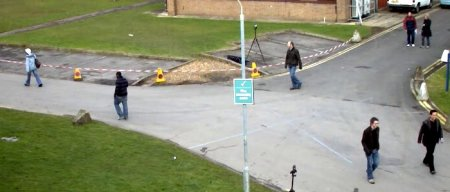
#> input picture try/image2.jpg, 450 x 192 px
$ python imgChannel2.py
#> lines starting #> are read from the running program, lines starting #| are printed output that depends on the picture
import cv2
import numpy as np


def make_lut_u():
    return np.array([[[i, 255 - i, 0] for i in range(256)]], dtype=np.uint8)


def make_lut_v():
    return np.array([[[0, 255 - i, i] for i in range(256)]], dtype=np.uint8)


img = cv2.imread('image2.jpg')
#> img is the input picture: shape (192, 450, 3); mean B, G, R 123.6, 146.7, 143.5

img_yuv = cv2.cvtColor(img, cv2.COLOR_BGR2YUV)
#> img_yuv: shape (192, 450, 3); mean of channels 0, 1, 2 143.1, 118.4, 128.4
y, u, v = cv2.split(img_yuv)
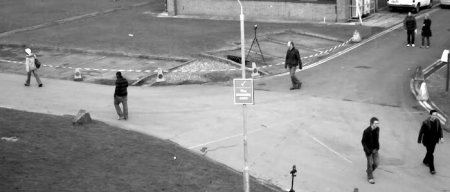
#> y: shape (192, 450); min 0, max 255, mean 143.1
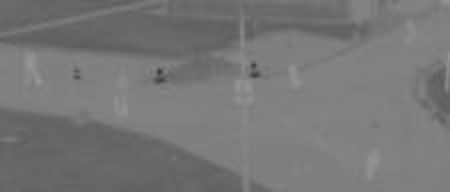
#> u: shape (192, 450); min 57, max 154, mean 118.4
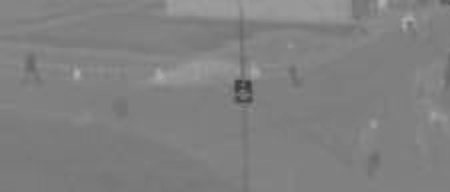
#> v: shape (192, 450); min 55, max 176, mean 128.4

lut_u, lut_v = make_lut_u(), make_lut_v()

# Convert back to BGR so we can apply the LUT and stack the images
y = cv2.cvtColor(y, cv2.COLOR_GRAY2BGR)
#> y: shape (192, 450, 3)
u = cv2.cvtColor(u, cv2.COLOR_GRAY2BGR)
#> u: shape (192, 450, 3)
v = cv2.cvtColor(v, cv2.COLOR_GRAY2BGR)
#> v: shape (192, 450, 3)

u_mapped = cv2.LUT(u, lut_u)
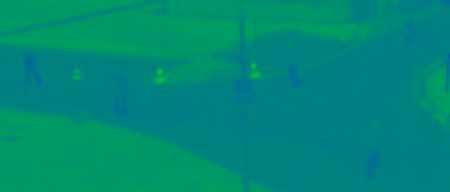
#> u_mapped: shape (192, 450, 3); mean B, G, R 118.4, 136.6, 0
v_mapped = cv2.LUT(v, lut_v)
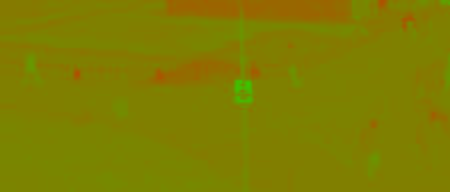
#> v_mapped: shape (192, 450, 3); mean B, G, R 0, 126.6, 128.4

result = np.vstack([img, y, u_mapped, v_mapped])
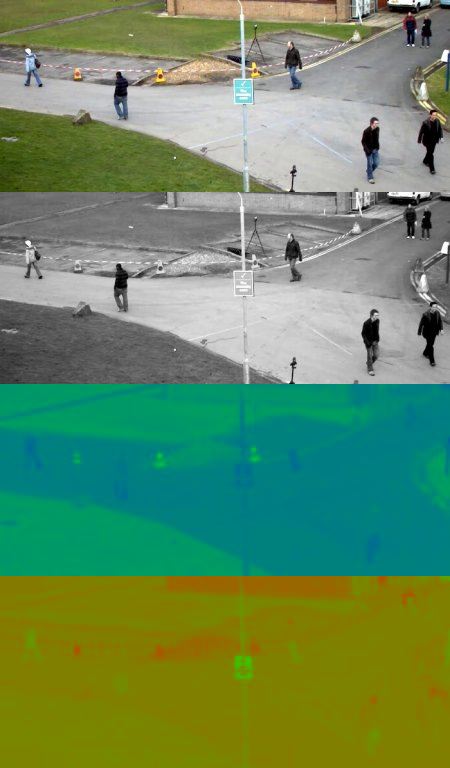
#> result: shape (768, 450, 3); mean B, G, R 96.3, 138.2, 103.7

cv2.imshow('combo', result)
cv2.waitKey(0)
cv2.destroyAllWindows()

$ run again, with try/image1.jpg copied over try/image2.jpg
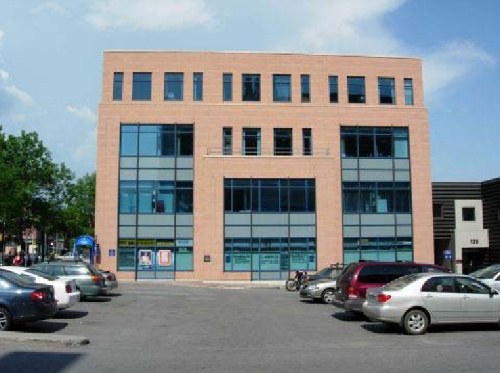
#> input picture try/image1.jpg, 500 x 373 px
#> img is the input picture: shape (373, 500, 3); mean B, G, R 139.3, 136.4, 129.4
#> img_yuv: shape (373, 500, 3); mean of channels 0, 1, 2 134.6, 130.3, 123.4
#> `v_mapped = cv2.LUT(v, lut_v)`:
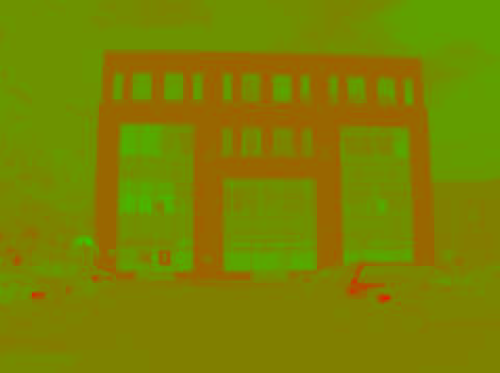
#> v_mapped: shape (373, 500, 3); mean B, G, R 0, 131.6, 123.4
#> `result = np.vstack([img, y, u_mapped, v_mapped])`:
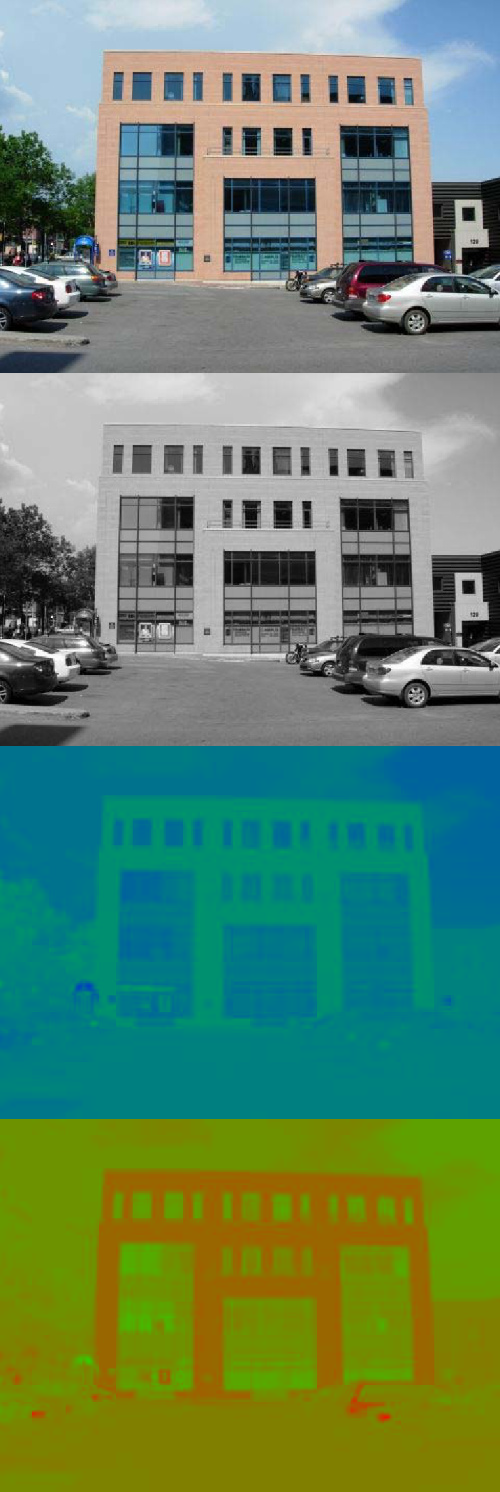
#> result: shape (1492, 500, 3); mean B, G, R 101.1, 131.8, 96.8

$ run again, with try/head1.jpg copied over try/image2.jpg
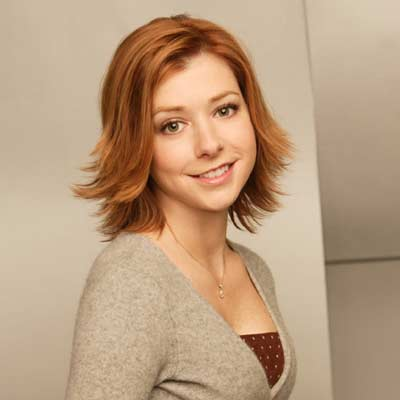
#> input picture try/head1.jpg, 400 x 400 px
#> img is the input picture: shape (400, 400, 3); mean B, G, R 127.8, 156.6, 186.3
#> img_yuv: shape (400, 400, 3); mean of channels 0, 1, 2 162.3, 111.1, 149
#> `v_mapped = cv2.LUT(v, lut_v)`:
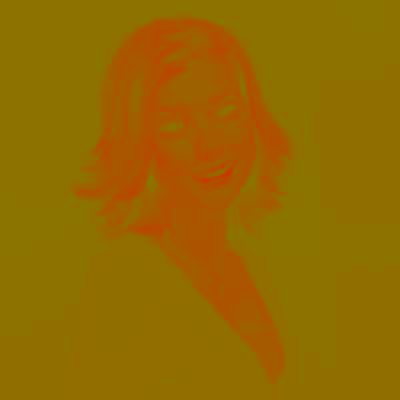
#> v_mapped: shape (400, 400, 3); mean B, G, R 0, 106, 149
#> `result = np.vstack([img, y, u_mapped, v_mapped])`:
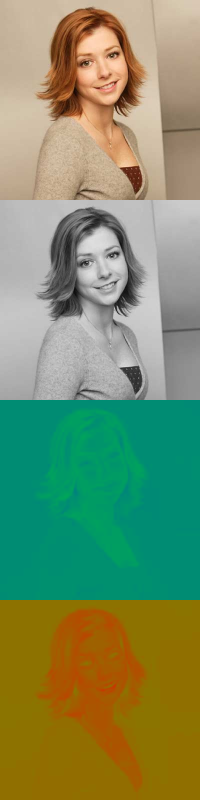
#> result: shape (1600, 400, 3) (shown at 1/2 size); mean B, G, R 100.3, 142.2, 124.4
